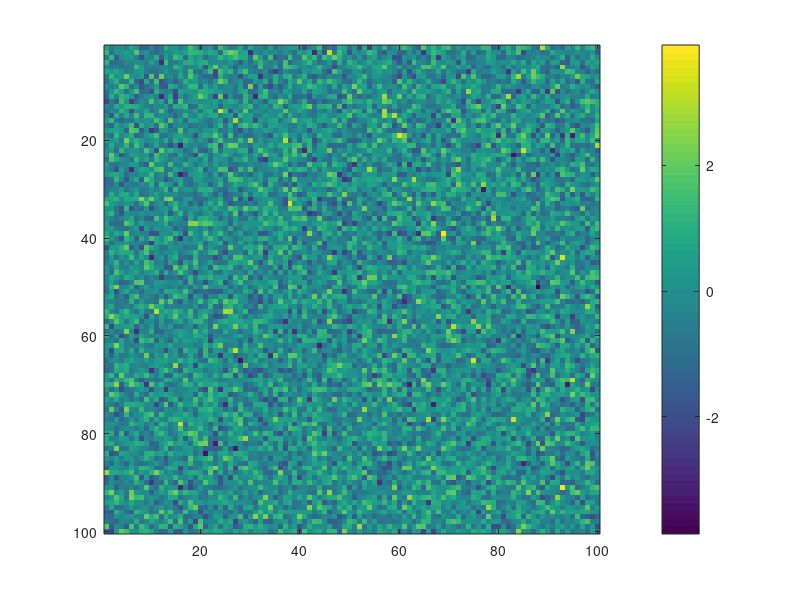
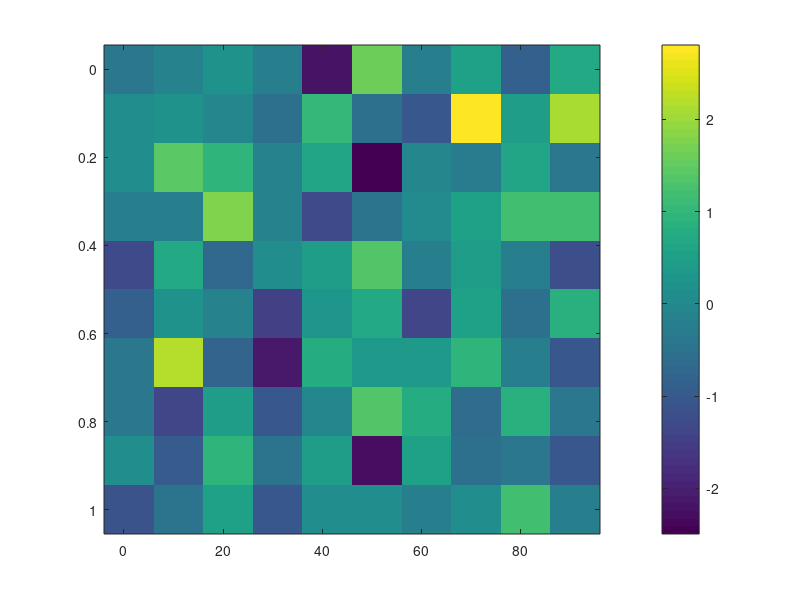
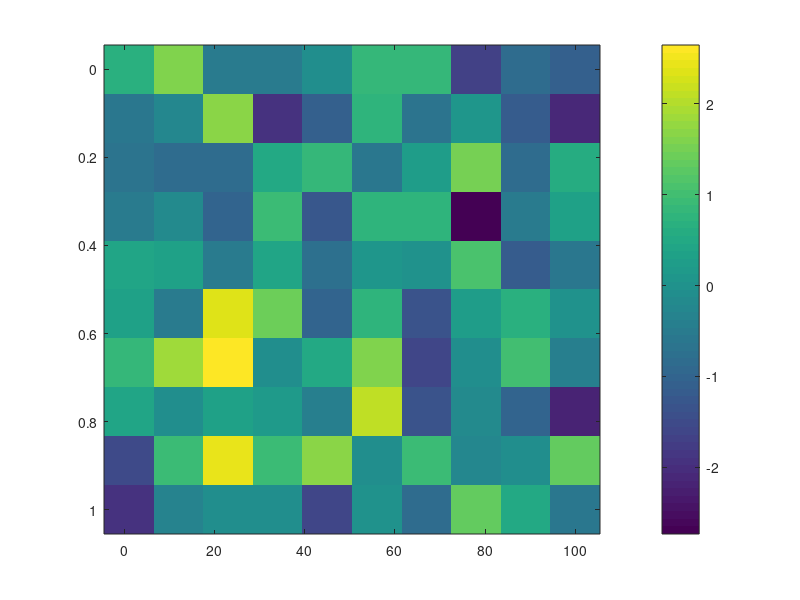
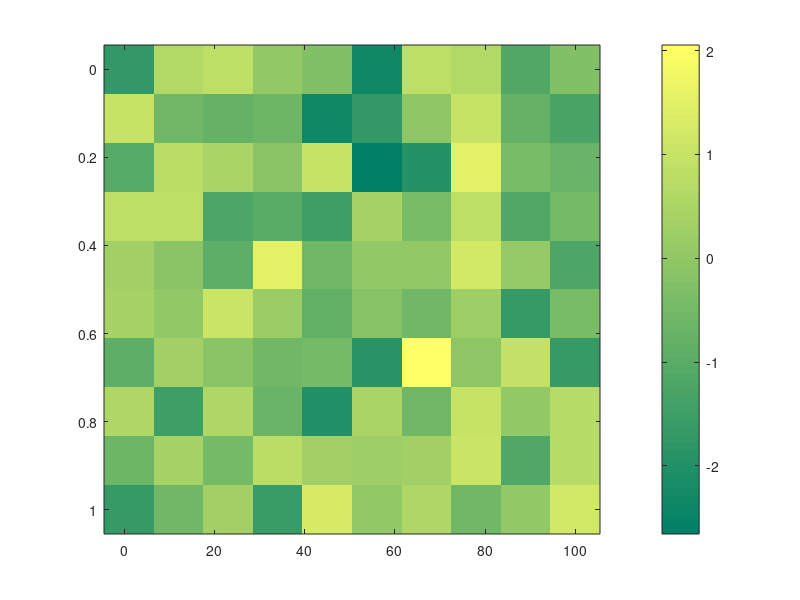

These charts were generated, in order, by the following MATLAB code:

figure
clf
imagesc(randn(100))
colorbar


figure(2)
imagesc(1:10:100, 0:0.1:1, randn(10))
colorbar


figure(3)
imagesc(1:10:100, 0:0.1:1, randn(10))
imagesc([1 100], [0 1], randn(10))
colorbar

figure(4)
imagesc(randn(100))
imagesc(1:10:100, 0:0.1:1, randn(10))
imagesc([1 100], [0 1],randn(10))
%colormap spring
colorbar
colormap summer
%set(gca,'clim',[-20 20])
